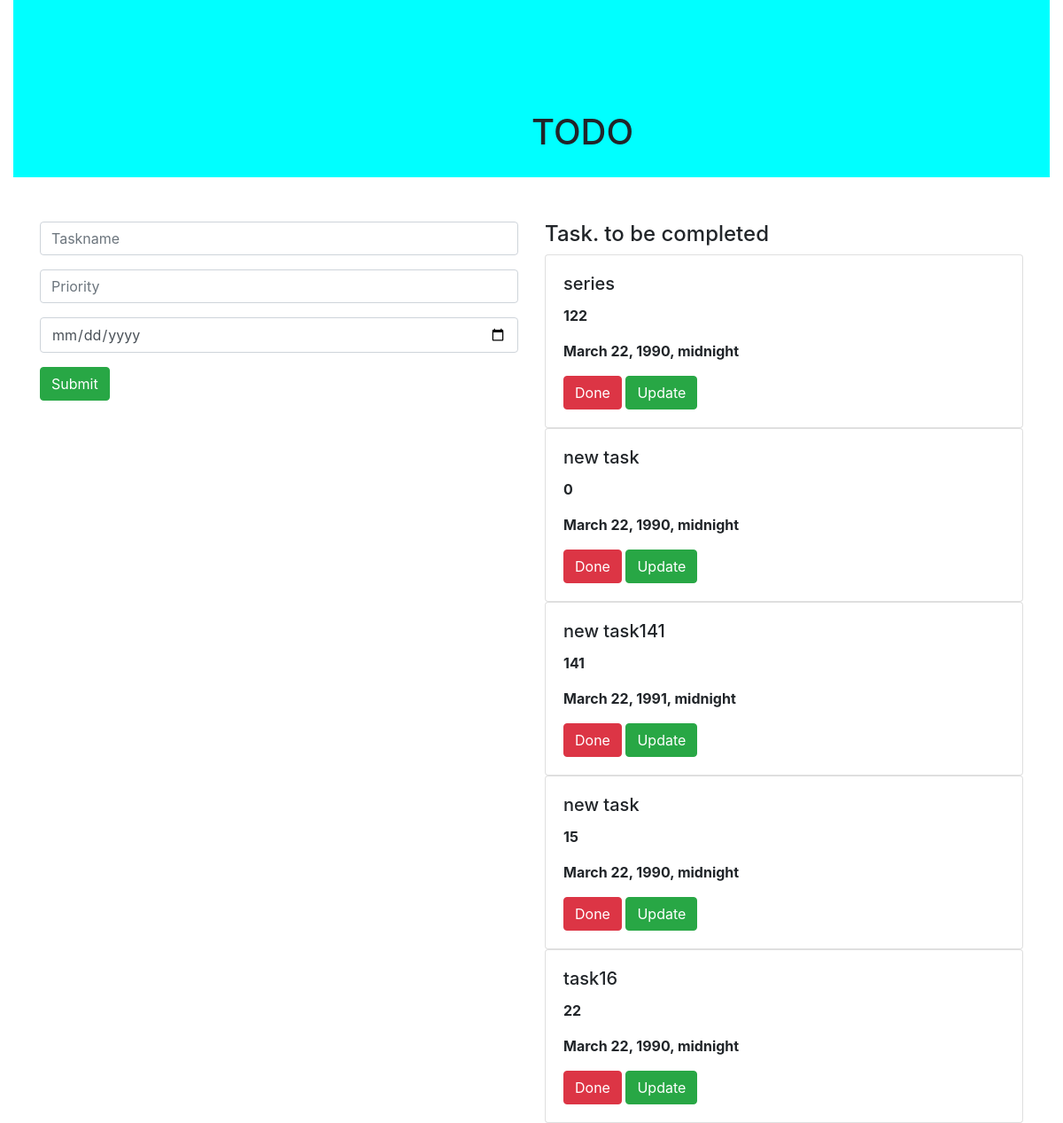
The page / on the database its author committed.
### todoapp/models.py (models this page shows)
class Task(models.Model):
    name=models.CharField(max_length=250)
    priority=models.IntegerField()
    date=models.DateTimeField()

### todoapp/views.py (the view)
# urls.py: path('',views.add,name='add'),
def add(request):
    task1=Task.objects.all()
    if request.method == 'POST':
        name=request.POST.get('task')
        priority=request.POST.get('priority')
        date=request.POST.get('date')
        task=Task(name=name,priority=priority,date=date)
        task.save()
    return render(request,'home.html',{'task1':task1})

### templates/home.html (shortened to what this page needs)
{% extends 'base.html' %}
{% block content %}
<div class="container-fluid">
    <div class="row">
        <div class="col-md-12">
            <div class="banner">
                <div class="banner-text">
                    <h1>TODO</h1>
                </div>
            </div>
        </div>
    </div>
</div>
<div class="container">
   <div class="row">
      <div class="col-md-6">
        <form method="post" class="mb-3 shadow">
   <div class="form-group">
     <input type="text" class="form-control" name="task" placeholder="Taskname">
   </div>
   <div class="form-group">
     <input type="text" class="form-control" name="priority" placeholder="Priority">
  </div>
   <div class="form-group">
     <input type="date" class="form-control" name="date" placeholder="date">
  </div>
   <input type="submit" class="btn btn-success">
      </form>
      </div>
       <div class="col-md-6">
           <h4>Task. to be completed</h4>
             {% for i in task1 %}
           <div class="shadow card">
               <div class="card-body">
                   <h5 class="card-title">{{i.name}}</h5>
                   <p><b>{{i.priority}}</b></p>
                   <p><b>{{i.date}}</b></p>
                   <a class="btn btn-danger" href="{% url 'delete' i.id %}">Done</a>
                   <a class="btn btn-success" href="{% url 'update' i.id %}">Update</a>
               </div>
           </div>
         {% endfor %}
       </div>
  </div>
</div>
{% endblock %}

### templates/base.html (shortened to what this page needs)
{% load static %}
<!DOCTYPE html>
<html lang="en">
<head>
<link rel="stylesheet" href="https://cdn.jsdelivr.net/npm/bootstrap@4.0.0/dist/css/bootstrap.min.css"></head>
<link rel="stylesheet" href="{% static 'style.css'%}">
<body>
{% block content %}
{% endblock %}
</body>
</html>

### static/style.css (style rules this page uses)
.banner { background-color:aqua; width:100%; height:200px; margin-bottom:50px; }
.banner-text { top:50%; left:50%; position:absolute; transform:transform; }

### rows shown on the page
Task: name "series", priority "122", date "March 22, 1990, midnight"
Task: name "new task", priority "0", date "March 22, 1990, midnight"
Task: name "new task141", priority "141", date "March 22, 1991, midnight"
Task: name "new task", priority "15", date "March 22, 1990, midnight"
Task: name "task16", priority "22", date "March 22, 1990, midnight"
